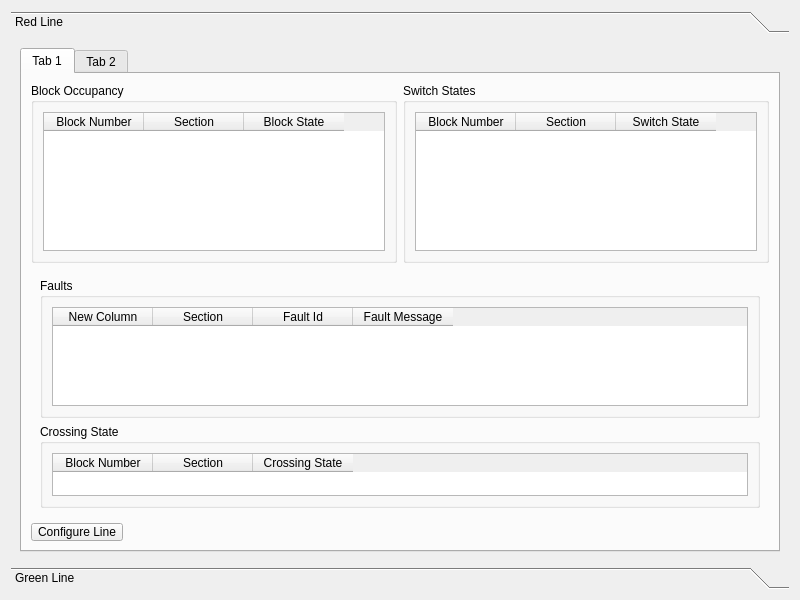
<?xml version="1.0" encoding="UTF-8"?>
<ui version="4.0">
 <class>main_window</class>
 <widget class="QWidget" name="main_window">
  <property name="geometry">
   <rect>
    <x>0</x>
    <y>0</y>
    <width>800</width>
    <height>600</height>
   </rect>
  </property>
  <property name="sizePolicy">
   <sizepolicy hsizetype="Preferred" vsizetype="Ignored">
    <horstretch>0</horstretch>
    <verstretch>0</verstretch>
   </sizepolicy>
  </property>
  <property name="windowTitle">
   <string>main_window</string>
  </property>
  <layout class="QVBoxLayout" name="verticalLayout">
   <item>
    <widget class="QToolBox" name="toolBox">
     <property name="currentIndex">
      <number>0</number>
     </property>
     <widget class="QWidget" name="redline_tab">
      <property name="geometry">
       <rect>
        <x>0</x>
        <y>0</y>
        <width>782</width>
        <height>520</height>
       </rect>
      </property>
      <attribute name="label">
       <string>Red Line</string>
      </attribute>
      <layout class="QVBoxLayout" name="verticalLayout_2">
       <item>
        <widget class="QTabWidget" name="redline_controllers">
         <property name="currentIndex">
          <number>0</number>
         </property>
         <widget class="QWidget" name="tab">
          <attribute name="title">
           <string>Tab 1</string>
          </attribute>
          <layout class="QGridLayout" name="gridLayout">
           <item row="0" column="0">
            <widget class="QGroupBox" name="blockbox">
             <property name="title">
              <string>Block Occupancy</string>
             </property>
             <layout class="QVBoxLayout" name="verticalLayout_4">
              <item>
               <widget class="QTableWidget" name="block_table">
                <column>
                 <property name="text">
                  <string>Block Number</string>
                 </property>
                </column>
                <column>
                 <property name="text">
                  <string>Section</string>
                 </property>
                </column>
                <column>
                 <property name="text">
                  <string>Block State</string>
                 </property>
                </column>
               </widget>
              </item>
             </layout>
            </widget>
           </item>
           <item row="0" column="1">
            <widget class="QGroupBox" name="switch_block">
             <property name="minimumSize">
              <size>
               <width>0</width>
               <height>180</height>
              </size>
             </property>
             <property name="title">
              <string>Switch States</string>
             </property>
             <layout class="QVBoxLayout" name="verticalLayout_8">
              <item>
               <widget class="QTableWidget" name="switch_table">
                <property name="sizePolicy">
                 <sizepolicy hsizetype="Expanding" vsizetype="Preferred">
                  <horstretch>0</horstretch>
                  <verstretch>0</verstretch>
                 </sizepolicy>
                </property>
                <property name="minimumSize">
                 <size>
                  <width>0</width>
                  <height>40</height>
                 </size>
                </property>
                <column>
                 <property name="text">
                  <string>Block Number</string>
                 </property>
                </column>
                <column>
                 <property name="text">
                  <string>Section</string>
                 </property>
                </column>
                <column>
                 <property name="text">
                  <string>Switch State</string>
                 </property>
                </column>
               </widget>
              </item>
             </layout>
            </widget>
           </item>
           <item row="1" column="0" colspan="2">
            <widget class="QWidget" name="bottom_half" native="true">
             <layout class="QVBoxLayout" name="verticalLayout_3">
              <item>
               <widget class="QGroupBox" name="fault_box">
                <property name="minimumSize">
                 <size>
                  <width>0</width>
                  <height>140</height>
                 </size>
                </property>
                <property name="title">
                 <string>Faults</string>
                </property>
                <layout class="QVBoxLayout" name="verticalLayout_5">
                 <item>
                  <widget class="QTableWidget" name="fault_table">
                   <property name="sizePolicy">
                    <sizepolicy hsizetype="Expanding" vsizetype="Preferred">
                     <horstretch>0</horstretch>
                     <verstretch>0</verstretch>
                    </sizepolicy>
                   </property>
                   <property name="minimumSize">
                    <size>
                     <width>0</width>
                     <height>60</height>
                    </size>
                   </property>
                   <column>
                    <property name="text">
                     <string>New Column</string>
                    </property>
                   </column>
                   <column>
                    <property name="text">
                     <string>Section</string>
                    </property>
                   </column>
                   <column>
                    <property name="text">
                     <string>Fault Id</string>
                    </property>
                   </column>
                   <column>
                    <property name="text">
                     <string>Fault Message</string>
                    </property>
                   </column>
                  </widget>
                 </item>
                </layout>
               </widget>
              </item>
              <item>
               <widget class="QGroupBox" name="crossing_box">
                <property name="sizePolicy">
                 <sizepolicy hsizetype="Preferred" vsizetype="Minimum">
                  <horstretch>0</horstretch>
                  <verstretch>0</verstretch>
                 </sizepolicy>
                </property>
                <property name="minimumSize">
                 <size>
                  <width>0</width>
                  <height>10</height>
                 </size>
                </property>
                <property name="title">
                 <string>Crossing State</string>
                </property>
                <layout class="QVBoxLayout" name="verticalLayout_6">
                 <item>
                  <widget class="QTableWidget" name="crossing_table">
                   <property name="sizePolicy">
                    <sizepolicy hsizetype="Expanding" vsizetype="Minimum">
                     <horstretch>0</horstretch>
                     <verstretch>0</verstretch>
                    </sizepolicy>
                   </property>
                   <property name="minimumSize">
                    <size>
                     <width>0</width>
                     <height>40</height>
                    </size>
                   </property>
                   <column>
                    <property name="text">
                     <string>Block Number</string>
                    </property>
                   </column>
                   <column>
                    <property name="text">
                     <string>Section</string>
                    </property>
                   </column>
                   <column>
                    <property name="text">
                     <string>Crossing State</string>
                    </property>
                   </column>
                  </widget>
                 </item>
                </layout>
               </widget>
              </item>
             </layout>
            </widget>
           </item>
           <item row="2" column="0">
            <widget class="QToolButton" name="configure_button">
             <property name="minimumSize">
              <size>
               <width>10</width>
               <height>18</height>
              </size>
             </property>
             <property name="text">
              <string>Configure Line</string>
             </property>
             <property name="iconSize">
              <size>
               <width>14</width>
               <height>14</height>
              </size>
             </property>
            </widget>
           </item>
          </layout>
         </widget>
         <widget class="QWidget" name="tab_2">
          <attribute name="title">
           <string>Tab 2</string>
          </attribute>
         </widget>
        </widget>
       </item>
      </layout>
     </widget>
     <widget class="QWidget" name="greenline_tab">
      <property name="geometry">
       <rect>
        <x>0</x>
        <y>0</y>
        <width>782</width>
        <height>520</height>
       </rect>
      </property>
      <attribute name="label">
       <string>Green Line</string>
      </attribute>
      <layout class="QVBoxLayout" name="verticalLayout_7"/>
     </widget>
    </widget>
   </item>
  </layout>
 </widget>
 <resources/>
 <connections/>
</ui>
